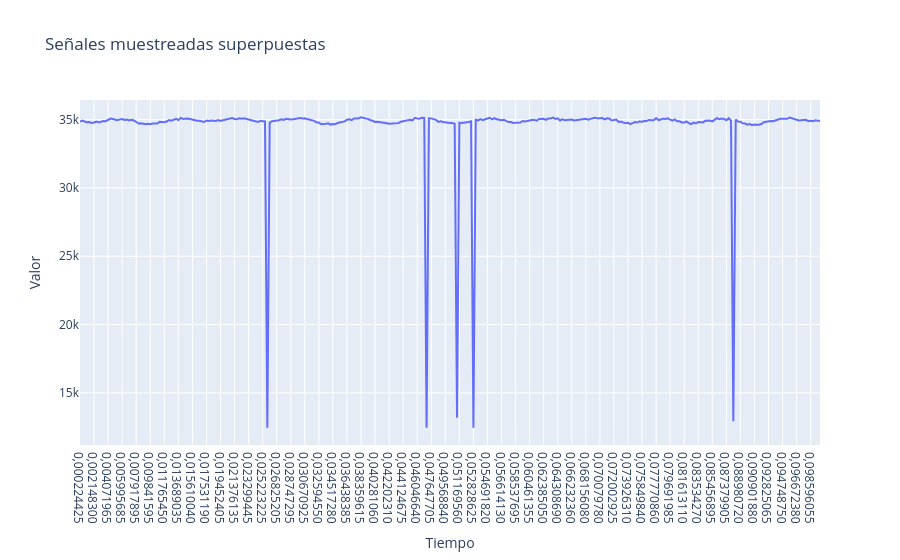

This figure's notebook cell:
### Code cell
fig = go.Figure()


# Agregamos cada señal como un trazo
fig.add_trace(go.Scatter(x = resultados_tiempos[4], y=new_arr4, mode='lines', name='Señal 4'))

# Opciones de layout
fig.update_layout(
    title='Señales muestreadas superpuestas',
    xaxis_title='Tiempo',
    yaxis_title='Valor',
    hovermode='x unified'
)

fig.show()

### Figure 1 — Plotly figure (JSON) as saved in the notebook; plotly's stock layout.template omitted (floating-point values rounded to 4 significant figures; data arrays with more than 128 entries replaced by an {"elided": "..."} marker saying what was removed)
{"data": [{"mode": "lines", "name": "Señal 4", "type": "scatter", "x": {"elided": "317 str values"}, "y": {"elided": "317 int values"}}], "layout": {"hovermode": "x unified", "title": {"text": "Señales muestreadas superpuestas"}, "xaxis": {"title": {"text": "Tiempo"}}, "yaxis": {"title": {"text": "Valor"}}}}
